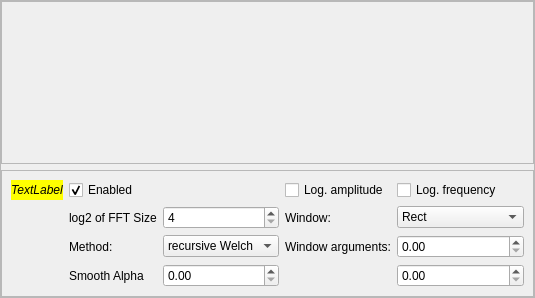
<?xml version="1.0" encoding="UTF-8"?>
<ui version="4.0">
 <class>Form_jvxQtSpectrumViewer</class>
 <widget class="QWidget" name="Form_jvxQtSpectrumViewer">
  <property name="geometry">
   <rect>
    <x>0</x>
    <y>0</y>
    <width>522</width>
    <height>298</height>
   </rect>
  </property>
  <property name="windowTitle">
   <string>Form</string>
  </property>
  <layout class="QGridLayout" name="gridLayout_4">
   <property name="leftMargin">
    <number>0</number>
   </property>
   <property name="topMargin">
    <number>0</number>
   </property>
   <property name="rightMargin">
    <number>0</number>
   </property>
   <property name="bottomMargin">
    <number>0</number>
   </property>
   <item row="0" column="0">
    <widget class="QFrame" name="frame_2">
     <property name="frameShape">
      <enum>QFrame::StyledPanel</enum>
     </property>
     <property name="frameShadow">
      <enum>QFrame::Raised</enum>
     </property>
     <layout class="QGridLayout" name="gridLayout_3" rowstretch="10,1">
      <property name="leftMargin">
       <number>0</number>
      </property>
      <property name="topMargin">
       <number>0</number>
      </property>
      <property name="rightMargin">
       <number>0</number>
      </property>
      <property name="bottomMargin">
       <number>0</number>
      </property>
      <item row="1" column="0">
       <widget class="QFrame" name="frame_3">
        <property name="minimumSize">
         <size>
          <width>0</width>
          <height>0</height>
         </size>
        </property>
        <property name="frameShape">
         <enum>QFrame::StyledPanel</enum>
        </property>
        <property name="frameShadow">
         <enum>QFrame::Raised</enum>
        </property>
        <layout class="QGridLayout" name="gridLayout_5">
         <item row="0" column="1">
          <widget class="QCheckBox" name="checkBox_enabled">
           <property name="text">
            <string>Enabled</string>
           </property>
           <property name="checked">
            <bool>true</bool>
           </property>
          </widget>
         </item>
         <item row="2" column="2">
          <widget class="QComboBox" name="comboBox_spectrumEstimationMethod">
           <item>
            <property name="text">
             <string>recursive Welch</string>
            </property>
           </item>
           <item>
            <property name="text">
             <string>instantaneous</string>
            </property>
           </item>
          </widget>
         </item>
         <item row="1" column="1">
          <widget class="QLabel" name="label_111">
           <property name="text">
            <string>log2 of FFT Size</string>
           </property>
          </widget>
         </item>
         <item row="3" column="2">
          <widget class="QDoubleSpinBox" name="doubleSpinBox_spectrumEstimationAlpha">
           <property name="minimum">
            <double>0.000000000000000</double>
           </property>
           <property name="maximum">
            <double>1.000000000000000</double>
           </property>
           <property name="singleStep">
            <double>0.010000000000000</double>
           </property>
          </widget>
         </item>
         <item row="1" column="4">
          <widget class="QComboBox" name="comboBox_spectrumEstimationWindow">
           <item>
            <property name="text">
             <string>Rect</string>
            </property>
           </item>
           <item>
            <property name="text">
             <string>Hamming</string>
            </property>
           </item>
           <item>
            <property name="text">
             <string>Blackman</string>
            </property>
           </item>
           <item>
            <property name="text">
             <string>Flattop Hann</string>
            </property>
           </item>
           <item>
            <property name="text">
             <string>Sqrt Flattop Hann</string>
            </property>
           </item>
           <item>
            <property name="text">
             <string>Hann</string>
            </property>
           </item>
           <item>
            <property name="text">
             <string>Sqrt Hann</string>
            </property>
           </item>
           <item>
            <property name="text">
             <string>Half Hann</string>
            </property>
           </item>
           <item>
            <property name="text">
             <string>Half Linear</string>
            </property>
           </item>
           <item>
            <property name="text">
             <string>Half Hamming</string>
            </property>
           </item>
           <item>
            <property name="text">
             <string>asymm. Hamming</string>
            </property>
           </item>
           <item>
            <property name="text">
             <string>Kaiser</string>
            </property>
           </item>
          </widget>
         </item>
         <item row="2" column="4">
          <widget class="QDoubleSpinBox" name="doubleSpinBox_spectrumEstimationWinArgA">
           <property name="singleStep">
            <double>0.100000000000000</double>
           </property>
          </widget>
         </item>
         <item row="2" column="3">
          <widget class="QLabel" name="label_60">
           <property name="text">
            <string>Window arguments:</string>
           </property>
          </widget>
         </item>
         <item row="1" column="3">
          <widget class="QLabel" name="label_59">
           <property name="text">
            <string>Window:</string>
           </property>
          </widget>
         </item>
         <item row="0" column="4">
          <widget class="QCheckBox" name="checkBox_spectrumEstimationLogarithmicFrequency">
           <property name="text">
            <string>Log. frequency</string>
           </property>
          </widget>
         </item>
         <item row="3" column="4">
          <widget class="QDoubleSpinBox" name="doubleSpinBox_spectrumEstimationWinArgB">
           <property name="singleStep">
            <double>0.100000000000000</double>
           </property>
          </widget>
         </item>
         <item row="0" column="3">
          <widget class="QCheckBox" name="checkBox_spectrumEstimationLogarithmicAmplitude">
           <property name="text">
            <string>Log. amplitude</string>
           </property>
          </widget>
         </item>
         <item row="1" column="2">
          <widget class="QSpinBox" name="spinBox_spectrumEstimationFFTSize">
           <property name="minimum">
            <number>4</number>
           </property>
           <property name="maximum">
            <number>13</number>
           </property>
          </widget>
         </item>
         <item row="2" column="1">
          <widget class="QLabel" name="label_58">
           <property name="text">
            <string>Method:</string>
           </property>
          </widget>
         </item>
         <item row="0" column="0">
          <widget class="QLabel" name="label_prefix">
           <property name="palette">
            <palette>
             <active>
              <colorrole role="Light">
               <brush brushstyle="SolidPattern">
                <color alpha="255">
                 <red>255</red>
                 <green>255</green>
                 <blue>0</blue>
                </color>
               </brush>
              </colorrole>
              <colorrole role="Base">
               <brush brushstyle="SolidPattern">
                <color alpha="255">
                 <red>255</red>
                 <green>255</green>
                 <blue>0</blue>
                </color>
               </brush>
              </colorrole>
              <colorrole role="Window">
               <brush brushstyle="SolidPattern">
                <color alpha="255">
                 <red>255</red>
                 <green>255</green>
                 <blue>0</blue>
                </color>
               </brush>
              </colorrole>
             </active>
             <inactive>
              <colorrole role="Light">
               <brush brushstyle="SolidPattern">
                <color alpha="255">
                 <red>255</red>
                 <green>255</green>
                 <blue>0</blue>
                </color>
               </brush>
              </colorrole>
              <colorrole role="Base">
               <brush brushstyle="SolidPattern">
                <color alpha="255">
                 <red>255</red>
                 <green>255</green>
                 <blue>0</blue>
                </color>
               </brush>
              </colorrole>
              <colorrole role="Window">
               <brush brushstyle="SolidPattern">
                <color alpha="255">
                 <red>255</red>
                 <green>255</green>
                 <blue>0</blue>
                </color>
               </brush>
              </colorrole>
             </inactive>
             <disabled>
              <colorrole role="Light">
               <brush brushstyle="SolidPattern">
                <color alpha="255">
                 <red>255</red>
                 <green>255</green>
                 <blue>0</blue>
                </color>
               </brush>
              </colorrole>
              <colorrole role="Base">
               <brush brushstyle="SolidPattern">
                <color alpha="255">
                 <red>255</red>
                 <green>255</green>
                 <blue>0</blue>
                </color>
               </brush>
              </colorrole>
              <colorrole role="Window">
               <brush brushstyle="SolidPattern">
                <color alpha="255">
                 <red>255</red>
                 <green>255</green>
                 <blue>0</blue>
                </color>
               </brush>
              </colorrole>
             </disabled>
            </palette>
           </property>
           <property name="font">
            <font>
             <italic>true</italic>
            </font>
           </property>
           <property name="autoFillBackground">
            <bool>true</bool>
           </property>
           <property name="text">
            <string>TextLabel</string>
           </property>
           <property name="alignment">
            <set>Qt::AlignCenter</set>
           </property>
          </widget>
         </item>
         <item row="3" column="1">
          <widget class="QLabel" name="label">
           <property name="text">
            <string>Smooth Alpha</string>
           </property>
          </widget>
         </item>
        </layout>
       </widget>
      </item>
      <item row="0" column="0">
       <widget class="QFrame" name="frame">
        <property name="minimumSize">
         <size>
          <width>150</width>
          <height>100</height>
         </size>
        </property>
        <property name="frameShape">
         <enum>QFrame::StyledPanel</enum>
        </property>
        <property name="frameShadow">
         <enum>QFrame::Raised</enum>
        </property>
        <layout class="QGridLayout" name="gridLayout_2">
         <property name="leftMargin">
          <number>0</number>
         </property>
         <property name="topMargin">
          <number>0</number>
         </property>
         <property name="rightMargin">
          <number>0</number>
         </property>
         <property name="bottomMargin">
          <number>0</number>
         </property>
         <item row="0" column="0">
          <layout class="QHBoxLayout" name="plotLayout"/>
         </item>
        </layout>
       </widget>
      </item>
     </layout>
    </widget>
   </item>
  </layout>
 </widget>
 <resources/>
 <connections/>
</ui>
